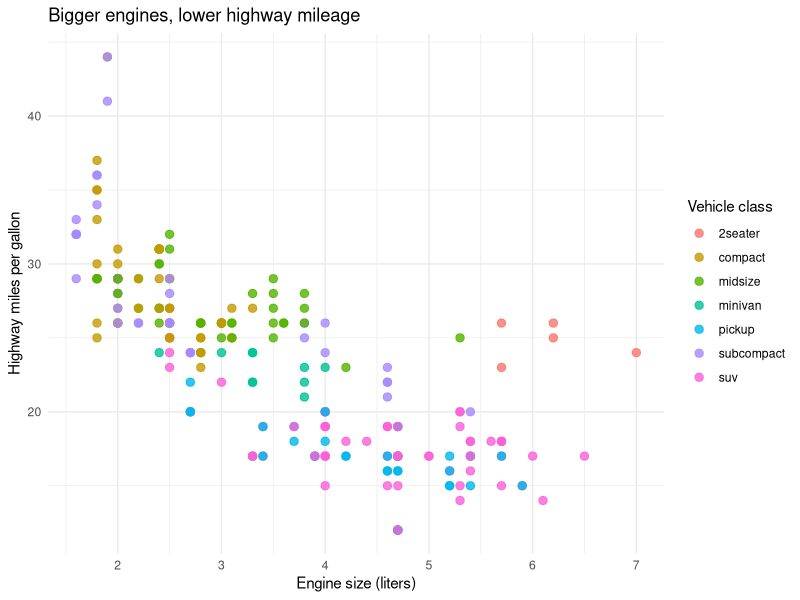

Write R code to recreate this figure.
## ---- chunk 1
#| message: false
library(tidyverse)
## ---- chunk 2
ggplot(mpg, aes(x = displ, y = hwy, color = class)) +
  geom_point(alpha = 0.8, size = 2.5) +
  labs(
    title = "Bigger engines, lower highway mileage",
    x = "Engine size (liters)",
    y = "Highway miles per gallon",
    color = "Vehicle class"
  ) +
  theme_minimal()
